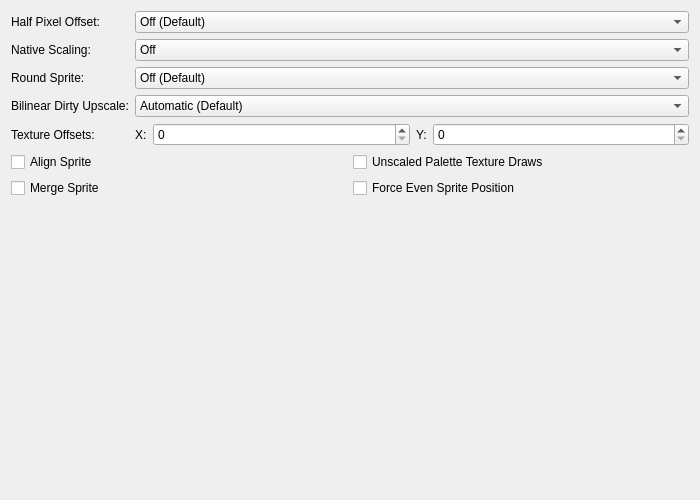
<?xml version="1.0" encoding="UTF-8"?>
<ui version="4.0">
 <class>GraphicsUpscalingFixesSettingsTab</class>
 <widget class="QWidget" name="GraphicsUpscalingFixesSettingsTab">
  <property name="geometry">
   <rect>
    <x>0</x>
    <y>0</y>
    <width>700</width>
    <height>500</height>
   </rect>
  </property>
  <property name="windowTitle">
   <string/>
  </property>
  <layout class="QGridLayout" name="gridLayout">
   <item row="5" column="0" colspan="2">
    <layout class="QGridLayout" name="upscalingFixesLayout_2">
     <item row="0" column="0">
      <widget class="QCheckBox" name="alignSprite">
       <property name="text">
        <string>Align Sprite</string>
       </property>
      </widget>
     </item>
     <item row="0" column="1">
      <widget class="QCheckBox" name="nativePaletteDraw">
       <property name="text">
        <string>Unscaled Palette Texture Draws</string>
       </property>
      </widget>
     </item>
     <item row="1" column="0">
      <widget class="QCheckBox" name="mergeSprite">
       <property name="text">
        <string>Merge Sprite</string>
       </property>
      </widget>
     </item>
     <item row="1" column="1">
      <widget class="QCheckBox" name="forceEvenSpritePosition">
       <property name="text">
        <string>Force Even Sprite Position</string>
       </property>
      </widget>
     </item>
    </layout>
   </item>
   <item row="0" column="0">
    <widget class="QLabel" name="halfPixelOffsetLabel">
     <property name="text">
      <string>Half Pixel Offset:</string>
     </property>
     <property name="buddy">
      <cstring>halfPixelOffset</cstring>
     </property>
    </widget>
   </item>
   <item row="0" column="1">
    <widget class="QComboBox" name="halfPixelOffset">
     <item>
      <property name="text">
       <string>Off (Default)</string>
      </property>
     </item>
     <item>
      <property name="text">
       <string>Normal (Vertex)</string>
      </property>
     </item>
     <item>
      <property name="text">
       <string>Special (Texture)</string>
      </property>
     </item>
     <item>
      <property name="text">
       <string>Special (Texture - Aggressive)</string>
      </property>
     </item>
     <item>
      <property name="text">
       <string>Align to Native</string>
      </property>
     </item>
     <item>
      <property name="text">
       <string>Align to Native - with Texture Offset</string>
      </property>
     </item>
    </widget>
   </item>
   <item row="1" column="0">
    <widget class="QLabel" name="nativeScalingLabel">
     <property name="text">
      <string>Native Scaling:</string>
     </property>
     <property name="buddy">
      <cstring>nativeScaling</cstring>
     </property>
    </widget>
   </item>
   <item row="3" column="1">
    <widget class="QComboBox" name="bilinearHack">
     <item>
      <property name="text">
       <string>Automatic (Default)</string>
      </property>
     </item>
     <item>
      <property name="text">
       <string>Force Bilinear</string>
      </property>
     </item>
     <item>
      <property name="text">
       <string>Force Nearest</string>
      </property>
     </item>
    </widget>
   </item>
   <item row="1" column="1">
    <widget class="QComboBox" name="nativeScaling">
     <item>
      <property name="text">
       <string>Off</string>
      </property>
     </item>
     <item>
      <property name="text">
       <string>Normal</string>
      </property>
     </item>
     <item>
      <property name="text">
       <string>Aggressive</string>
      </property>
     </item>
     <item>
      <property name="text">
       <string>Normal (Maintain Upscale)</string>
      </property>
     </item>
     <item>
      <property name="text">
       <string>Aggressive (Maintain Upscale)</string>
      </property>
     </item>
    </widget>
   </item>
   <item row="4" column="0">
    <widget class="QLabel" name="textureOffsetLabel">
     <property name="text">
      <string>Texture Offsets:</string>
     </property>
    </widget>
   </item>
   <item row="4" column="1">
    <layout class="QHBoxLayout" name="textureOffsetLayout" stretch="0,1,0,1">
     <item>
      <widget class="QLabel" name="textureOffsetXLabel">
       <property name="text">
        <string>X:</string>
       </property>
       <property name="buddy">
        <cstring>textureOffsetX</cstring>
       </property>
      </widget>
     </item>
     <item>
      <widget class="QSpinBox" name="textureOffsetX">
       <property name="maximum">
        <number>1000</number>
       </property>
      </widget>
     </item>
     <item>
      <widget class="QLabel" name="textureOffsetYLabel">
       <property name="text">
        <string>Y:</string>
       </property>
       <property name="buddy">
        <cstring>textureOffsetY</cstring>
       </property>
      </widget>
     </item>
     <item>
      <widget class="QSpinBox" name="textureOffsetY">
       <property name="maximum">
        <number>1000</number>
       </property>
      </widget>
     </item>
    </layout>
   </item>
   <item row="3" column="0">
    <widget class="QLabel" name="bilinearHackLabel">
     <property name="text">
      <string>Bilinear Dirty Upscale:</string>
     </property>
     <property name="buddy">
      <cstring>bilinearHack</cstring>
     </property>
    </widget>
   </item>
   <item row="2" column="1">
    <widget class="QComboBox" name="roundSprite">
     <item>
      <property name="text">
       <string>Off (Default)</string>
      </property>
     </item>
     <item>
      <property name="text">
       <string>Half</string>
      </property>
     </item>
     <item>
      <property name="text">
       <string>Full</string>
      </property>
     </item>
    </widget>
   </item>
   <item row="2" column="0">
    <widget class="QLabel" name="roundSpriteLabel">
     <property name="text">
      <string>Round Sprite:</string>
     </property>
     <property name="buddy">
      <cstring>roundSprite</cstring>
     </property>
    </widget>
   </item>
   <item row="6" column="0">
    <spacer name="verticalSpacer">
     <property name="orientation">
      <enum>Qt::Orientation::Vertical</enum>
     </property>
     <property name="sizeHint" stdset="0">
      <size>
       <width>20</width>
       <height>0</height>
      </size>
     </property>
    </spacer>
   </item>
  </layout>
 </widget>
 <tabstops>
  <tabstop>halfPixelOffset</tabstop>
  <tabstop>nativeScaling</tabstop>
  <tabstop>roundSprite</tabstop>
  <tabstop>bilinearHack</tabstop>
  <tabstop>textureOffsetX</tabstop>
  <tabstop>textureOffsetY</tabstop>
  <tabstop>alignSprite</tabstop>
  <tabstop>nativePaletteDraw</tabstop>
  <tabstop>mergeSprite</tabstop>
  <tabstop>forceEvenSpritePosition</tabstop>
 </tabstops>
 <resources/>
 <connections/>
</ui>
